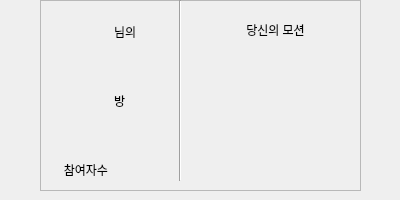
<?xml version="1.0" encoding="UTF-8"?>
<ui version="4.0">
 <class>Dialog</class>
 <widget class="QDialog" name="Dialog">
  <property name="geometry">
   <rect>
    <x>0</x>
    <y>0</y>
    <width>400</width>
    <height>200</height>
   </rect>
  </property>
  <property name="minimumSize">
   <size>
    <width>400</width>
    <height>200</height>
   </size>
  </property>
  <property name="windowTitle">
   <string>Dialog</string>
  </property>
  <widget class="QFrame" name="frame">
   <property name="geometry">
    <rect>
     <x>40</x>
     <y>0</y>
     <width>321</width>
     <height>191</height>
    </rect>
   </property>
   <property name="frameShape">
    <enum>QFrame::StyledPanel</enum>
   </property>
   <property name="frameShadow">
    <enum>QFrame::Raised</enum>
   </property>
   <widget class="QWidget" name="layoutWidget">
    <property name="geometry">
     <rect>
      <x>0</x>
      <y>0</y>
      <width>141</width>
      <height>201</height>
     </rect>
    </property>
    <layout class="QGridLayout" name="gridLayout">
     <item row="1" column="0">
      <widget class="QLabel" name="room_number_lbl">
       <property name="text">
        <string/>
       </property>
       <property name="alignment">
        <set>Qt::AlignRight|Qt::AlignTrailing|Qt::AlignVCenter</set>
       </property>
      </widget>
     </item>
     <item row="0" column="0">
      <widget class="QLabel" name="username_lbl">
       <property name="text">
        <string/>
       </property>
       <property name="alignment">
        <set>Qt::AlignRight|Qt::AlignTrailing|Qt::AlignVCenter</set>
       </property>
      </widget>
     </item>
     <item row="2" column="0">
      <widget class="QLabel" name="label_6">
       <property name="text">
        <string>참여자수</string>
       </property>
       <property name="alignment">
        <set>Qt::AlignRight|Qt::AlignTrailing|Qt::AlignVCenter</set>
       </property>
      </widget>
     </item>
     <item row="0" column="1">
      <widget class="QLabel" name="label_2">
       <property name="text">
        <string>님의</string>
       </property>
      </widget>
     </item>
     <item row="1" column="1">
      <widget class="QLabel" name="label_5">
       <property name="text">
        <string>방</string>
       </property>
      </widget>
     </item>
     <item row="2" column="1">
      <widget class="QLabel" name="get_count_attendants">
       <property name="text">
        <string/>
       </property>
      </widget>
     </item>
    </layout>
   </widget>
   <widget class="Line" name="line_2">
    <property name="geometry">
     <rect>
      <x>130</x>
      <y>0</y>
      <width>20</width>
      <height>181</height>
     </rect>
    </property>
    <property name="orientation">
     <enum>Qt::Vertical</enum>
    </property>
   </widget>
   <widget class="QLabel" name="motion_client">
    <property name="geometry">
     <rect>
      <x>160</x>
      <y>60</y>
      <width>151</width>
      <height>121</height>
     </rect>
    </property>
    <property name="text">
     <string/>
    </property>
   </widget>
   <widget class="QLabel" name="label_3">
    <property name="geometry">
     <rect>
      <x>190</x>
      <y>20</y>
      <width>91</width>
      <height>20</height>
     </rect>
    </property>
    <property name="text">
     <string>당신의 모션</string>
    </property>
    <property name="alignment">
     <set>Qt::AlignCenter</set>
    </property>
   </widget>
  </widget>
 </widget>
 <resources/>
 <connections/>
</ui>
